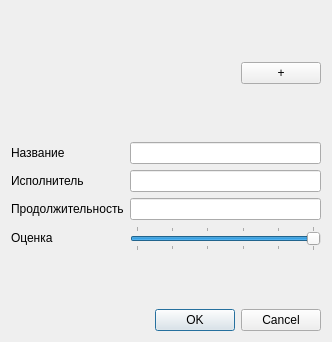
<?xml version="1.0" encoding="UTF-8"?>
<ui version="4.0">
 <class>SongDialog</class>
 <widget class="QDialog" name="SongDialog">
  <property name="geometry">
   <rect>
    <x>0</x>
    <y>0</y>
    <width>332</width>
    <height>342</height>
   </rect>
  </property>
  <property name="windowTitle">
   <string>Dialog</string>
  </property>
  <layout class="QGridLayout" name="gridLayout">
   <item row="2" column="0">
    <widget class="QDialogButtonBox" name="buttonBox">
     <property name="orientation">
      <enum>Qt::Horizontal</enum>
     </property>
     <property name="standardButtons">
      <set>QDialogButtonBox::Cancel|QDialogButtonBox::Ok</set>
     </property>
    </widget>
   </item>
   <item row="0" column="0">
    <layout class="QHBoxLayout" name="horizontalLayout">
     <item>
      <widget class="QLabel" name="labelPreview">
       <property name="sizePolicy">
        <sizepolicy hsizetype="Fixed" vsizetype="Fixed">
         <horstretch>0</horstretch>
         <verstretch>0</verstretch>
        </sizepolicy>
       </property>
       <property name="minimumSize">
        <size>
         <width>125</width>
         <height>125</height>
        </size>
       </property>
       <property name="toolTip">
        <string>Превью</string>
       </property>
       <property name="text">
        <string/>
       </property>
      </widget>
     </item>
     <item>
      <spacer name="horizontalSpacer">
       <property name="orientation">
        <enum>Qt::Horizontal</enum>
       </property>
       <property name="sizeHint" stdset="0">
        <size>
         <width>40</width>
         <height>20</height>
        </size>
       </property>
      </spacer>
     </item>
     <item>
      <widget class="QPushButton" name="btnPreview">
       <property name="sizePolicy">
        <sizepolicy hsizetype="Fixed" vsizetype="Fixed">
         <horstretch>0</horstretch>
         <verstretch>0</verstretch>
        </sizepolicy>
       </property>
       <property name="toolTip">
        <string>Выбрать изображение</string>
       </property>
       <property name="text">
        <string>+</string>
       </property>
      </widget>
     </item>
    </layout>
   </item>
   <item row="1" column="0">
    <layout class="QFormLayout" name="formLayout">
     <item row="0" column="0">
      <widget class="QLabel" name="label_5">
       <property name="text">
        <string>Название</string>
       </property>
      </widget>
     </item>
     <item row="0" column="1">
      <widget class="QLineEdit" name="nameLineEdit"/>
     </item>
     <item row="1" column="0">
      <widget class="QLabel" name="label_6">
       <property name="text">
        <string>Исполнитель</string>
       </property>
      </widget>
     </item>
     <item row="1" column="1">
      <widget class="QLineEdit" name="authorLineEdit"/>
     </item>
     <item row="2" column="0">
      <widget class="QLabel" name="label_7">
       <property name="text">
        <string>Продолжительность</string>
       </property>
      </widget>
     </item>
     <item row="2" column="1">
      <widget class="QLineEdit" name="lengthLineEdit"/>
     </item>
     <item row="3" column="0">
      <widget class="QLabel" name="label_8">
       <property name="text">
        <string>Оценка</string>
       </property>
      </widget>
     </item>
     <item row="3" column="1">
      <widget class="QSlider" name="horizontalSlider">
       <property name="maximum">
        <number>5</number>
       </property>
       <property name="pageStep">
        <number>1</number>
       </property>
       <property name="value">
        <number>5</number>
       </property>
       <property name="sliderPosition">
        <number>5</number>
       </property>
       <property name="orientation">
        <enum>Qt::Horizontal</enum>
       </property>
       <property name="tickPosition">
        <enum>QSlider::TicksBothSides</enum>
       </property>
       <property name="tickInterval">
        <number>1</number>
       </property>
      </widget>
     </item>
    </layout>
   </item>
  </layout>
 </widget>
 <resources/>
 <connections>
  <connection>
   <sender>buttonBox</sender>
   <signal>accepted()</signal>
   <receiver>SongDialog</receiver>
   <slot>accept()</slot>
   <hints>
    <hint type="sourcelabel">
     <x>248</x>
     <y>254</y>
    </hint>
    <hint type="destinationlabel">
     <x>157</x>
     <y>274</y>
    </hint>
   </hints>
  </connection>
  <connection>
   <sender>buttonBox</sender>
   <signal>rejected()</signal>
   <receiver>SongDialog</receiver>
   <slot>reject()</slot>
   <hints>
    <hint type="sourcelabel">
     <x>316</x>
     <y>260</y>
    </hint>
    <hint type="destinationlabel">
     <x>286</x>
     <y>274</y>
    </hint>
   </hints>
  </connection>
 </connections>
</ui>
